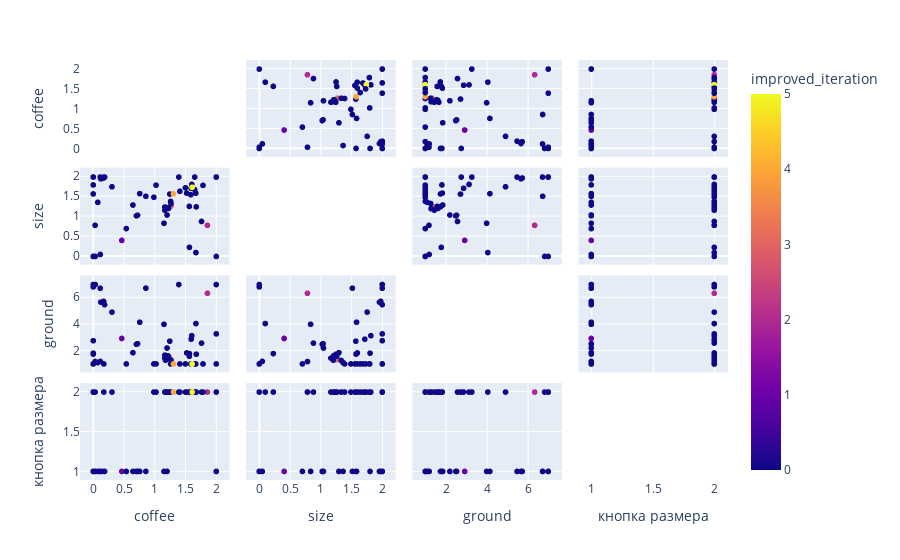

Here is the notebook cell this chart was saved with:
### Code cell
import plotly.express as px

fig = px.scatter_matrix(
    steps_df,
    dimensions=steps_df.columns[:-1],
    color="improved_iteration"
)
fig.update_traces(diagonal_visible=False)
fig.show()

### Figure 1 — Plotly figure (JSON) as saved in the notebook; plotly's stock layout.template omitted (floating-point values rounded to 4 significant figures)
{"data": [{"diagonal": {"visible": false}, "dimensions": [{"axis": {"matches": true}, "label": "coffee", "values": [0.4639, 0.7011, 1.857, 1.67, 1.564, 0.8555, 1.266, 1.15, 0.1688, 0.3043, 1.264, 1.258, 1.2, 1.225, 1.214, 1.165, 1.211, 1.175, 0.1845, 1.186, 0.1234, 1.164, 1.213, 0.7197, 2.0, 0.0, 2.0, 0.0, 0.0, 0.172, 0.02989, 0.0, 0.7562, 0.1123, 0.0, 2.0, 0.03181, 1.244, 1.305, 1.675, 1.761, 1.562, 1.602, 0.07334, 1.391, 0.6455, 1.592, 1.587, 1.65, 1.021, 1.408, 0.9858, 0.5369, 0.1149, 1.668, 1.648, 1.608, 0.0, 1.785, 1.519, 1.499, 0.0]}, {"axis": {"matches": true}, "label": "size", "values": [0.4042, 1.023, 0.7836, 0.09786, 0.2285, 1.514, 1.272, 0.8352, 1.976, 1.755, 1.333, 1.388, 1.044, 1.21, 1.227, 1.245, 1.211, 1.204, 2.0, 1.21, 1.955, 1.165, 1.214, 1.038, 2.0, 0.0, 2.0, 0.0, 2.0, 2.0, 0.7843, 2.0, 1.582, 2.0, 2.0, 0.0, 0.0, 1.571, 1.575, 1.249, 0.8808, 1.26, 1.815, 1.363, 2.0, 1.295, 1.717, 1.555, 2.0, 1.796, 1.642, 1.491, 0.7016, 0.04978, 1.593, 1.685, 1.741, 1.801, 1.791, 1.596, 1.729, 1.574]}, {"axis": {"matches": true}, "label": "ground", "values": [2.924, 2.489, 6.338, 4.052, 1.781, 6.727, 1.324, 3.994, 5.729, 4.916, 1.261, 1.004, 2.201, 1.554, 1.612, 1.665, 1.612, 1.283, 5.479, 1.62, 5.671, 1.44, 1.592, 2.527, 7.0, 6.823, 3.273, 1.0, 7.0, 1.0, 1.182, 2.756, 4.153, 6.722, 1.0, 1.0, 7.0, 2.72, 1.0, 1.735, 2.574, 1.582, 3.135, 1.101, 7.0, 1.852, 2.87, 1.0, 1.0, 1.0, 1.0, 1.0, 1.0, 1.191, 1.0, 1.0, 1.0, 1.814, 1.0, 1.832, 1.0, 1.744]}, {"axis": {"matches": true}, "label": "кнопка размера", "values": [1, 1, 2, 2, 2, 1, 2, 1, 1, 2, 2, 2, 1, 2, 2, 2, 2, 2, 1, 2, 1, 2, 2, 1, 1, 2, 2, 1, 2, 2, 2, 2, 1, 1, 1, 1, 1, 2, 2, 2, 2, 2, 2, 1, 2, 1, 2, 2, 2, 2, 2, 2, 1, 1, 2, 2, 2, 1, 2, 2, 2, 1]}], "hovertemplate": "%{xaxis.title.text}=%{x}<br>%{yaxis.title.text}=%{y}<br>improved_iteration=%{marker.color}<extra></extra>", "legendgroup": "", "marker": {"color": [1, 0, 2, 0, 0, 0, 3, 0, 0, 0, 0, 0, 0, 0, 0, 0, 0, 0, 0, 0, 0, 0, 0, 0, 0, 0, 0, 0, 0, 0, 0, 0, 0, 0, 0, 0, 0, 0, 4, 0, 0, 0, 0, 0, 0, 0, 0, 0, 0, 0, 0, 0, 0, 0, 0, 0, 5, 0, 0, 0, 0, 0], "coloraxis": "coloraxis", "symbol": "circle"}, "name": "", "showlegend": false, "type": "splom"}], "layout": {"coloraxis": {"colorbar": {"title": {"text": "improved_iteration"}}, "colorscale": [[0.0, "#0d0887"], [0.1111, "#46039f"], [0.2222, "#7201a8"], [0.3333, "#9c179e"], [0.4444, "#bd3786"], [0.5556, "#d8576b"], [0.6667, "#ed7953"], [0.7778, "#fb9f3a"], [0.8889, "#fdca26"], [1.0, "#f0f921"]]}, "dragmode": "select", "legend": {"tracegroupgap": 0}, "margin": {"t": 60}}}
